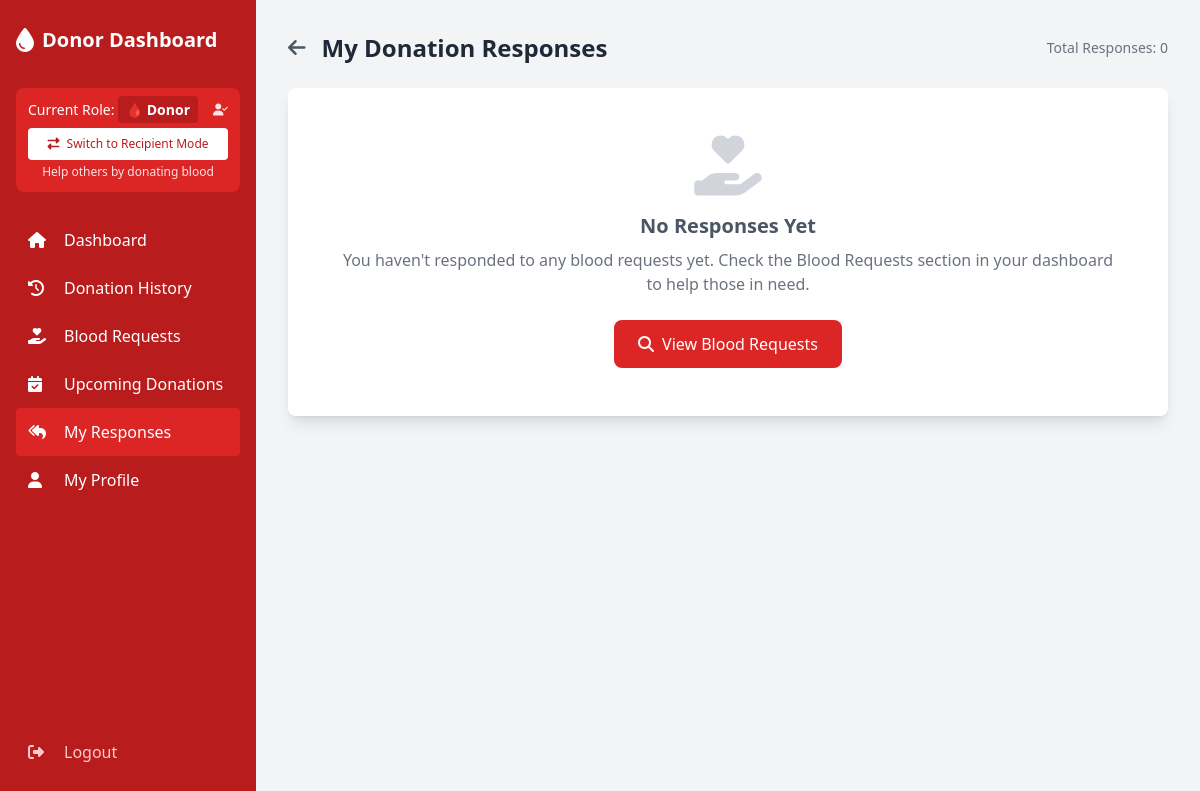
Page /my-responses (signed in) on the earlier database version.
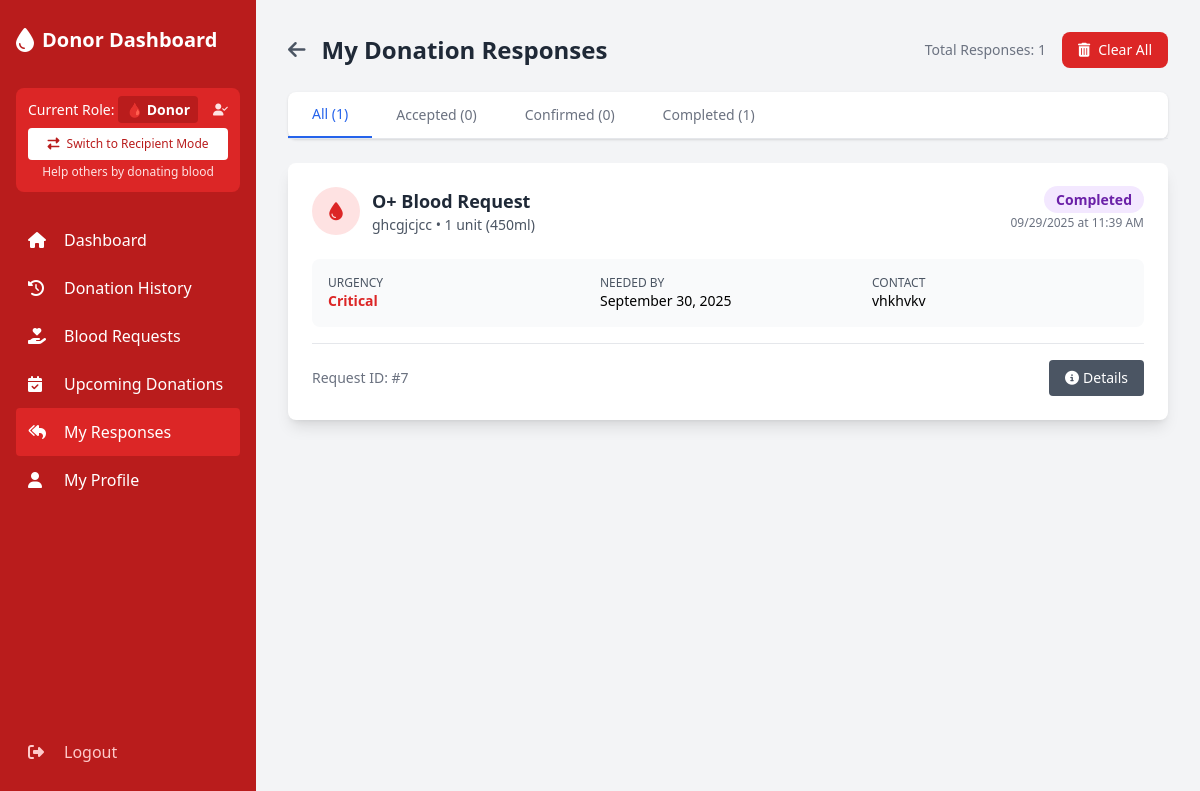
Same page on the later database version.
### app.py (models this page shows)
class DonationResponse(db.Model):
    id = db.Column(db.Integer, primary_key=True)
    request_id = db.Column(db.Integer, db.ForeignKey('blood_request.id'), nullable=False)
    donor_id = db.Column(db.Integer, db.ForeignKey('donor.id'), nullable=False)
    response_date = db.Column(db.DateTime, nullable=False, default=db.func.current_timestamp())
    status = db.Column(db.String(20), nullable=False, default='Pending')  # Pending, Accepted, Rejected, Confirmed, Completed, Cancelled, Declined
    donor_notes = db.Column(db.Text)
    receiver_notes = db.Column(db.Text)  # Notes from receiver when managing responses
    scheduled_date = db.Column(db.Date, nullable=True)  # Date when donor plans to donate
    blood_request = db.relationship('BloodRequest', backref=db.backref('responses', lazy=True))
    donor = db.relationship('Donor', backref=db.backref('donation_responses', lazy=True))

class BloodRequest(db.Model):
    id = db.Column(db.Integer, primary_key=True)
    receiver_id = db.Column(db.Integer, db.ForeignKey('receiver.id'), nullable=False)
    blood_group_needed = db.Column(db.String(5), nullable=False)
    quantity_needed = db.Column(db.String(20), nullable=False)
    urgency = db.Column(db.String(20), nullable=False, default='Normal')  # Critical, High, Normal, Low
    hospital_name = db.Column(db.String(200), nullable=False)
    hospital_location = db.Column(db.String(200), nullable=False)
    request_date = db.Column(db.DateTime, nullable=False, default=db.func.current_timestamp())
    needed_by_date = db.Column(db.DateTime, nullable=False)
    status = db.Column(db.String(20), nullable=False, default='Active')  # Active, Fulfilled, Cancelled, Expired
    contact_person = db.Column(db.String(100), nullable=False)
    contact_number = db.Column(db.String(20), nullable=False)
    additional_notes = db.Column(db.Text)
    requesting_for = db.Column(db.String(20), nullable=False, default='myself')  # 'myself' or 'someone_else'
    patient_name = db.Column(db.String(100))  # Only filled when requesting_for = 'someone_else'
    patient_relation = db.Column(db.String(50))  # Only filled when requesting_for = 'someone_else'
    receiver = db.relationship('Receiver', backref=db.backref('blood_requests', lazy=True))

### app.py (the view)
@app.route('/my-responses')
def my_responses():
    if session.get('role') != 'donor':
        return redirect('/')
    responses = DonationResponse.query.filter(
        DonationResponse.donor_id == session['user_id'],
        ~DonationResponse.status.in_(['Rejected', 'Declined'])
    ).order_by(DonationResponse.response_date.desc()).all()
    print(f"📋 Showing {len(responses)} visible responses for donor {session['user_id']} (declined responses hidden)")
    return render_template('donor_responses.html', responses=responses)

### templates/donor_responses.html (shortened to what the changed rows need)
<!DOCTYPE html>
<html lang="en">
  <head>
    <script src="https://cdn.tailwindcss.com"></script>
    <link
      rel="stylesheet"
      href="https://cdnjs.cloudflare.com/ajax/libs/font-awesome/6.4.0/css/all.min.css"
    />
  </head>
  <body class="bg-gray-100">
    <div class="min-h-screen flex">
      <div class="bg-red-700 text-white w-64 py-6 px-4 flex flex-col">
        <div class="flex items-center mb-8">
          <h1 class="text-xl font-bold">Donor Dashboard</h1>
        </div>
      </div>
      <div class="flex-1 p-8">
        <div class="flex items-center justify-between mb-6">
          <div class="flex items-center">
            <h1 class="text-2xl font-bold text-gray-800" id="page-title">
              My Donation Responses
            </h1>
          </div>
          <div class="flex items-center gap-4">
            <div class="text-sm text-gray-500">
              Total Responses: {{ responses|length }}
            </div>
            {% if responses %}
            <button
              onclick="clearAllResponses()"
              class="bg-red-600 text-white px-4 py-2 rounded-lg hover:bg-red-700 transition-colors text-sm font-medium"
            >
              <i class="fas fa-trash-alt mr-2"></i>Clear All
            </button>
            {% endif %}
          </div>
        </div>
        {% if responses %}
        <div class="bg-white rounded-lg shadow mb-6">
          <div class="flex border-b border-gray-200" id="response-tabs">
            <button
              class="px-6 py-3 font-medium text-sm text-blue-600 border-b-2 border-blue-600 tab-button"
              onclick="filterResponses('all')"
              data-tab="all"
            >
              All ({{ responses|length }})
            </button>
            <button
              class="px-6 py-3 font-medium text-sm text-gray-500 hover:text-gray-700 tab-button"
              onclick="filterResponses('accepted')"
              data-tab="accepted"
            >
              Accepted ({{ responses|selectattr('status', 'equalto',
              'Accepted')|list|length }})
            </button>
            <button
              class="px-6 py-3 font-medium text-sm text-gray-500 hover:text-gray-700 tab-button"
              onclick="filterResponses('confirmed')"
              data-tab="confirmed"
            >
              Confirmed ({{ responses|selectattr('status', 'equalto',
              'Confirmed')|list|length }})
            </button>
            <button
              class="px-6 py-3 font-medium text-sm text-gray-500 hover:text-gray-700 tab-button"
              onclick="filterResponses('completed')"
              data-tab="completed"
            >
              Completed ({{ responses|selectattr('status', 'equalto',
              'Completed')|list|length }})
            </button>
          </div>
        </div>
        <div class="space-y-4">
          {% for response in responses %}
          <div
            class="bg-white rounded-lg shadow-lg p-6 response-item"
            data-status="{{ response.status|lower }}"
          >
            <div class="flex justify-between items-start mb-4">
              <div class="flex-1">
                <div class="flex items-center gap-3 mb-2">
                  <div
                    class="w-12 h-12 bg-red-100 rounded-full flex items-center justify-center"
                  >
                    <i class="fas fa-droplet text-red-600 text-lg"></i>
                  </div>
                  <div>
                    <h3 class="text-lg font-semibold text-gray-800">
                      {{ response.blood_request.blood_group_needed }} Blood
                      Request
                    </h3>
                    <p class="text-sm text-gray-600">
                      {{ response.blood_request.hospital_name }} • {{
                      response.blood_request.quantity_needed }}
                    </p>
                  </div>
                </div>
              </div>
              <div class="text-right ml-4">
                <span
                  class="px-3 py-1 text-sm font-semibold rounded-full {% if response.status == 'Accepted' %}text-green-800 bg-green-100 {% elif response.status == 'Rejected' %}text-red-800 bg-red-100 {% elif response.status == 'Confirmed' %}text-blue-800 bg-blue-100 {% elif response.status == 'Completed' %}text-purple-800 bg-purple-100 {% elif response.status == 'Declined' %}text-gray-800 bg-gray-100 {% elif response.status == 'Cancelled' %}text-red-800 bg-red-100 {% else %}text-yellow-800 bg-yellow-100{% endif %}"
                >
                  {{ response.status }}
                </span>
                <p class="text-xs text-gray-500 mt-1">
                  {{ response.response_date.strftime('%m/%d/%Y at %I:%M %p') }}
                </p>
              </div>
            </div>
            <div
              class="grid grid-cols-1 md:grid-cols-3 gap-4 mb-4 p-4 bg-gray-50 rounded-lg"
            >
              <div>
                <p class="text-xs text-gray-600 font-medium">URGENCY</p>
                <p
                  class="text-sm font-semibold {% if response.blood_request.urgency == 'Critical' %}text-red-600 {% elif response.blood_request.urgency == 'High' %}text-orange-600 {% else %}text-blue-600{% endif %}"
                >
                  {{ response.blood_request.urgency }}
                </p>
              </div>
              <div>
                <p class="text-xs text-gray-600 font-medium">NEEDED BY</p>
                <p class="text-sm">
                  {{ response.blood_request.needed_by_date.strftime('%B %d, %Y')
                  }}
                </p>
              </div>
              <div>
                <p class="text-xs text-gray-600 font-medium">CONTACT</p>
                <p class="text-sm">
                  {{ response.blood_request.contact_person }}
                </p>
              </div>
            </div>
            <div
              class="flex justify-between items-center mt-4 pt-4 border-t border-gray-200"
            >
              <div class="text-sm text-gray-500">
                Request ID: #{{ response.blood_request.id }}
              </div>
              <div class="flex gap-2">
                <button
                  onclick="toggleDetails({{ response.id }})"
                  class="px-4 py-2 bg-gray-600 text-white text-sm rounded hover:bg-gray-700 transition-colors"
                >
                  <i class="fas fa-info-circle mr-1"></i>Details
                </button>
              </div>
            </div>
          </div>
          {% endfor %}
        </div>
        {% else %}
        <div class="bg-white rounded-lg shadow-lg p-12 text-center">
          <i class="fas fa-hand-holding-heart text-6xl text-gray-300 mb-4"></i>
          <h2 class="text-xl font-semibold text-gray-600 mb-2">
            No Responses Yet
          </h2>
          <p class="text-gray-500 mb-6">
            You haven't responded to any blood requests yet. Check the Blood
            Requests section in your dashboard to help those in need.
          </p>
          <a
            href="/donor-dashboard#requests-section"
            class="inline-block bg-red-600 text-white px-6 py-3 rounded-lg hover:bg-red-700 transition-colors"
          >
            <i class="fas fa-search mr-2"></i>View Blood Requests
          </a>
        </div>
        {% endif %}
      </div>
    </div>
  </body>
</html>

Differences in the rows shown:
added DonationResponse: blood_request.blood_group_needed "O+", blood_request.hospital_name "ghcgjcjcc", blood_request.quantity_needed "1 unit (450ml)", status "Completed", response_date "09/29/2025 at 11:39 AM", blood_request.urgency "Critical", blood_request.needed_by_date "September 30, 2025", blood_request.contact_person "vhkhvkv", blood_request.id "7"
Other differences:
{{ responses|length }}: "0" → "1"
{{ responses|length }}: (not shown) → "1"
text no longer shown: "No Responses Yet You haven't responded to any blood requests yet. Check the Blood Requests section in your dashboard to help those in need. View Blood Requests"
text now shown: "Clear All All ( ) Accepted ( 0 ) Confirmed ( 0 ) Completed ( 1 )"
